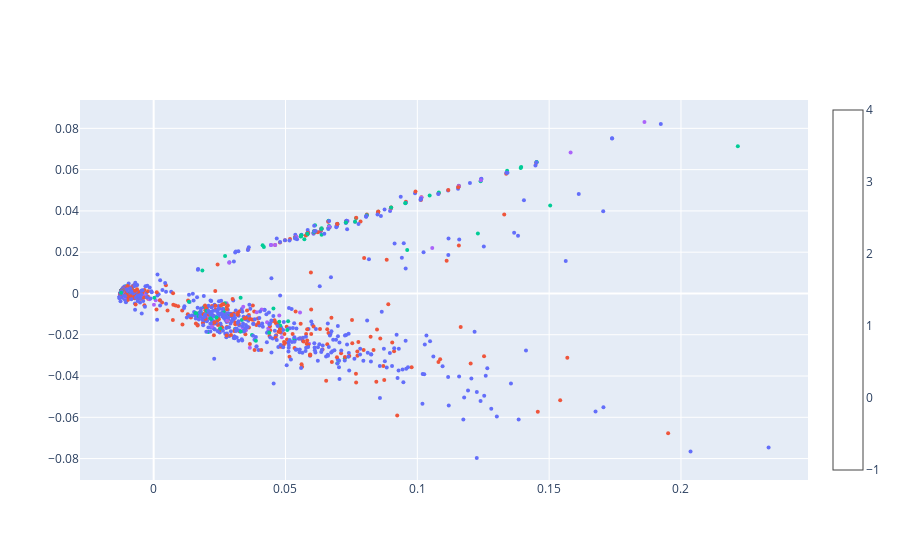

Here is the notebook cell this chart was saved with:
### Code cell
fig = go.Figure(data=go.Scatter(
    x = X_pca[:, 0],
    y = X_pca[:, 1],
    hovertext = list(zip(full.example_id, full.text, full.label_id)),
    mode='markers+text',
    marker=dict(
        size=4,
        color=[px.colors.qualitative.Plotly[i] for i in full.label_id],
        colorscale='Viridis',
        showscale=True,
    )
))
fig.show()

### Figure 1 — Plotly figure (JSON) as saved in the notebook; plotly's stock layout.template omitted (floating-point values rounded to 4 significant figures; data arrays with more than 128 entries replaced by an {"elided": "..."} marker saying what was removed)
{"data": [{"hovertext": {"elided": "4601 str values"}, "marker": {"color": {"elided": "4601 str values"}, "colorscale": [[0, "#440154"], [0.1111, "#482878"], [0.2222, "#3e4989"], [0.3333, "#31688e"], [0.4444, "#26828e"], [0.5556, "#1f9e89"], [0.6667, "#35b779"], [0.7778, "#6ece58"], [0.8889, "#b5de2b"], [1, "#fde725"]], "showscale": true, "size": 4}, "mode": "markers+text", "type": "scatter", "x": {"elided": "4601 float values"}, "y": {"elided": "4601 float values"}}], "layout": {}}
